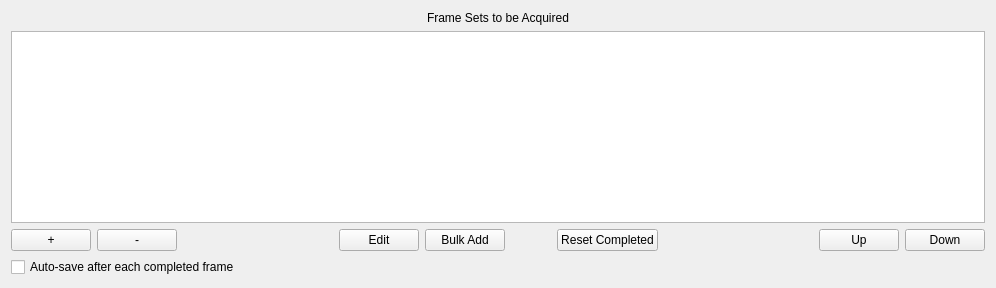
      <widget class="QWidget" name="framesPlanTab">
       <attribute name="title">
        <string>Frames Plan</string>
       </attribute>
       <attribute name="toolTip">
        <string>The list of frames to be acquired (possibly over several sessions)</string>
       </attribute>
       <layout class="QGridLayout" name="gridLayout_6">
        <item row="2" column="4">
         <widget class="QPushButton" name="bulkAddButton">
          <property name="toolTip">
           <string>Rapidly add a large number of frame sets in a pattern</string>
          </property>
          <property name="text">
           <string>Bulk Add</string>
          </property>
          <property name="autoRepeat">
           <bool>false</bool>
          </property>
          <property name="autoRepeatDelay">
           <number>3000</number>
          </property>
         </widget>
        </item>
        <item row="2" column="2">
         <spacer name="horizontalSpacer_4">
          <property name="orientation">
           <enum>Qt::Horizontal</enum>
          </property>
          <property name="sizeHint" stdset="0">
           <size>
            <width>150</width>
            <height>20</height>
           </size>
          </property>
         </spacer>
        </item>
        <item row="2" column="9">
         <widget class="QPushButton" name="frameDownButton">
          <property name="toolTip">
           <string>Move the selected frame set(s) down one row</string>
          </property>
          <property name="text">
           <string>Down</string>
          </property>
         </widget>
        </item>
        <item row="2" column="3">
         <widget class="QPushButton" name="editFrameButton">
          <property name="toolTip">
           <string>Edit the details of the selected frame set</string>
          </property>
          <property name="text">
           <string>Edit</string>
          </property>
         </widget>
        </item>
        <item row="3" column="0" colspan="3">
         <widget class="QCheckBox" name="autoSaveAfterEach">
          <property name="toolTip">
           <string>Save the plan to disk after each frame is acquired (so progress record survives power failures)</string>
          </property>
          <property name="text">
           <string>Auto-save after each completed frame</string>
          </property>
         </widget>
        </item>
        <item row="1" column="0" colspan="10">
         <widget class="QTableView" name="framesPlanTable">
          <property name="toolTip">
           <string>List of frame sets that are being gathered in these sessions</string>
          </property>
          <property name="selectionMode">
           <enum>QAbstractItemView::ExtendedSelection</enum>
          </property>
          <property name="selectionBehavior">
           <enum>QAbstractItemView::SelectRows</enum>
          </property>
          <property name="wordWrap">
           <bool>false</bool>
          </property>
          <property name="cornerButtonEnabled">
           <bool>false</bool>
          </property>
          <attribute name="horizontalHeaderCascadingSectionResizes">
           <bool>true</bool>
          </attribute>
          <attribute name="horizontalHeaderMinimumSectionSize">
           <number>24</number>
          </attribute>
          <attribute name="horizontalHeaderDefaultSectionSize">
           <number>300</number>
          </attribute>
          <attribute name="verticalHeaderVisible">
           <bool>false</bool>
          </attribute>
          <attribute name="verticalHeaderHighlightSections">
           <bool>false</bool>
          </attribute>
          <attribute name="verticalHeaderStretchLastSection">
           <bool>false</bool>
          </attribute>
         </widget>
        </item>
        <item row="2" column="6">
         <widget class="QPushButton" name="resetCompleted">
          <property name="text">
           <string>Reset Completed</string>
          </property>
         </widget>
        </item>
        <item row="2" column="8">
         <widget class="QPushButton" name="frameUpButton">
          <property name="toolTip">
           <string>Move the selected frame set(s) up one row</string>
          </property>
          <property name="text">
           <string>Up</string>
          </property>
         </widget>
        </item>
        <item row="2" column="1">
         <widget class="QPushButton" name="deleteFrameButton">
          <property name="toolTip">
           <string>Remove selected frame set from the plan</string>
          </property>
          <property name="text">
           <string>-</string>
          </property>
         </widget>
        </item>
        <item row="0" column="0" colspan="10" alignment="Qt::AlignHCenter">
         <widget class="QLabel" name="MainTitle_tab3">
          <property name="text">
           <string>Frame Sets to be Acquired</string>
          </property>
         </widget>
        </item>
        <item row="2" column="0">
         <widget class="QPushButton" name="addFrameButton">
          <property name="toolTip">
           <string>Add a new frame set to the list</string>
          </property>
          <property name="text">
           <string>+</string>
          </property>
         </widget>
        </item>
        <item row="2" column="7">
         <spacer name="horizontalSpacer_5">
          <property name="orientation">
           <enum>Qt::Horizontal</enum>
          </property>
          <property name="sizeHint" stdset="0">
           <size>
            <width>149</width>
            <height>20</height>
           </size>
          </property>
         </spacer>
        </item>
        <item row="2" column="5">
         <spacer name="horizontalSpacer_6">
          <property name="orientation">
           <enum>Qt::Horizontal</enum>
          </property>
          <property name="sizeHint" stdset="0">
           <size>
            <width>40</width>
            <height>20</height>
           </size>
          </property>
         </spacer>
        </item>
       </layout>
      </widget>
